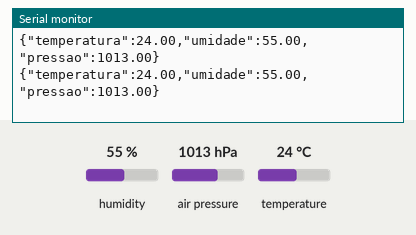
Simulated run of this sketch. Board: Arduino Uno, built with avr-gcc and run on an emulated ATmega328P. Shown: the last lines printed to the serial monitor. The inputs (shaded band) are chosen by the test bench; at power-on: humidity 55 %, air pressure 1013 hPa, temperature 24 °C.

Above: at 5.8 s.
5.9 s: humidity set to 22 %
At 11.4 s:
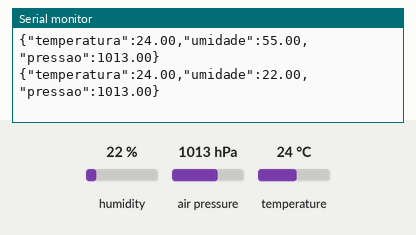
11.9 s: air pressure set to 952 hPa
At 16.2 s:
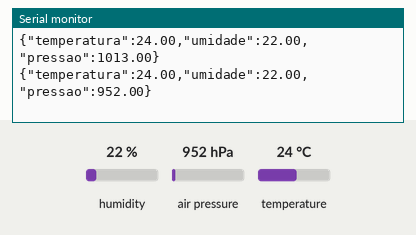
17.9 s: temperature set to 12 °C
At 20.9 s:
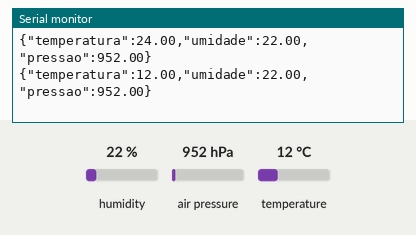
23.9 s: air pressure set to 975 hPa
At 25.7 s:
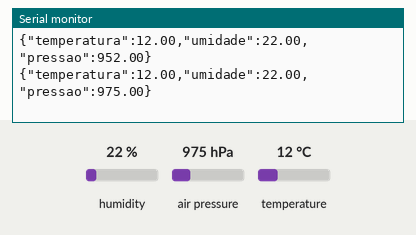
29.9 s: humidity set to 40 %
At 31.7 s:
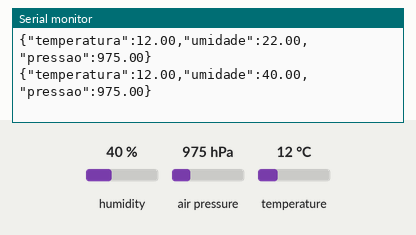
Timing chart, 0 to 33.2 s (numbered marks = the images above; inputs shaded):
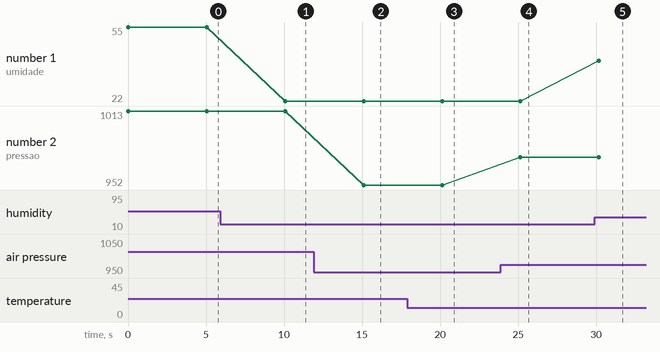

The sketch:

estacao.ino
```cpp
#include <Wire.h>
#include <Adafruit_BMP280.h>
#include "DHT.h"

#define DHTPIN A1
#define DHTTYPE DHT11

DHT dht(DHTPIN, DHTTYPE);
Adafruit_BMP280 bmp; // usa I2C (A4 SDA / A5 SCL)

void setup() {
    Serial.begin(9600);
    dht.begin();

    // Inicializa BMP280
    if (!bmp.begin(0x76)) {
        Serial.println("Erro: BMP280 não encontrado!");
        while (1); // trava se não encontrar
    }
}

void loop() {
    float temp = dht.readTemperature();
    float umid = dht.readHumidity();
    float pressao = bmp.readPressure() / 100.0; // hPa

    if (!isnan(temp) && !isnan(umid)) {
        Serial.print("{");
        Serial.print("\"temperatura\":"); Serial.print(temp);
        Serial.print(",\"umidade\":"); Serial.print(umid);
        Serial.print(",\"pressao\":"); Serial.print(pressao);
        Serial.println("}");
    }

    delay(5000);
}
```

Measured:
- after the input at 5.9 s, the serial monitor: prints a new line after 4.2 s (image 1)
- after the input at 11.9 s, the serial monitor: prints a new line after 3.2 s (image 2)
- after the input at 17.9 s, the serial monitor: prints a new line after 2.2 s (image 3)
- after the input at 23.9 s, the serial monitor: prints a new line after 1.3 s (image 4)
- after the input at 29.9 s, the serial monitor: prints a new line after 0.28 s (image 5)
- plotted number 1: 55 → 22 after the input at 5.9 s, 22 → 40 after the input at 29.9 s
- plotted number 2: 1013 → 952 after the input at 11.9 s, 952 → 975 after the input at 23.9 s
